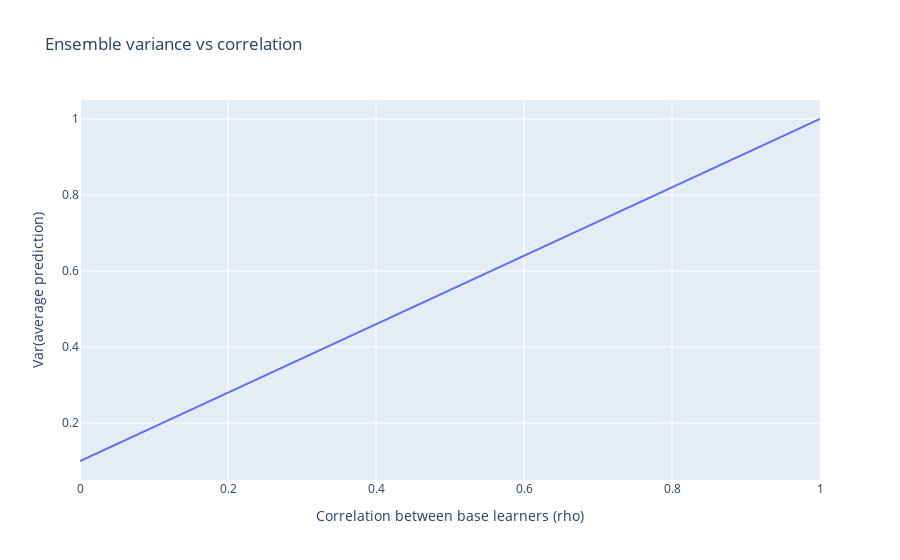

The notebook cell this image was saved under:
### Code cell
import numpy as np
import plotly.express as px

K = 10
rho = np.linspace(0, 1, 51)
sigma2 = 1.0
var_avg = (1 / K) * sigma2 + ((K - 1) / K) * rho * sigma2

fig = px.line(x=rho, y=var_avg, title="Ensemble variance vs correlation")
fig.update_layout(xaxis_title="Correlation between base learners (rho)", yaxis_title="Var(average prediction)")
fig.show()

### Figure 1 — Plotly figure (JSON) as saved in the notebook; plotly's stock layout.template omitted (floating-point values rounded to 4 significant figures)
{"data": [{"hovertemplate": "x=%{x}<br>y=%{y}<extra></extra>", "legendgroup": "", "line": {"color": "#636efa", "dash": "solid"}, "marker": {"symbol": "circle"}, "mode": "lines", "name": "", "orientation": "v", "showlegend": false, "type": "scatter", "x": [0.0, 0.02, 0.04, 0.06, 0.08, 0.1, 0.12, 0.14, 0.16, 0.18, 0.2, 0.22, 0.24, 0.26, 0.28, 0.3, 0.32, 0.34, 0.36, 0.38, 0.4, 0.42, 0.44, 0.46, 0.48, 0.5, 0.52, 0.54, 0.56, 0.58, 0.6, 0.62, 0.64, 0.66, 0.68, 0.7, 0.72, 0.74, 0.76, 0.78, 0.8, 0.82, 0.84, 0.86, 0.88, 0.9, 0.92, 0.94, 0.96, 0.98, 1.0], "xaxis": "x", "y": [0.1, 0.118, 0.136, 0.154, 0.172, 0.19, 0.208, 0.226, 0.244, 0.262, 0.28, 0.298, 0.316, 0.334, 0.352, 0.37, 0.388, 0.406, 0.424, 0.442, 0.46, 0.478, 0.496, 0.514, 0.532, 0.55, 0.568, 0.586, 0.604, 0.622, 0.64, 0.658, 0.676, 0.694, 0.712, 0.73, 0.748, 0.766, 0.784, 0.802, 0.82, 0.838, 0.856, 0.874, 0.892, 0.91, 0.928, 0.946, 0.964, 0.982, 1.0], "yaxis": "y"}], "layout": {"legend": {"tracegroupgap": 0}, "title": {"text": "Ensemble variance vs correlation"}, "xaxis": {"anchor": "y", "domain": [0.0, 1.0], "title": {"text": "Correlation between base learners (rho)"}}, "yaxis": {"anchor": "x", "domain": [0.0, 1.0], "title": {"text": "Var(average prediction)"}}}}
